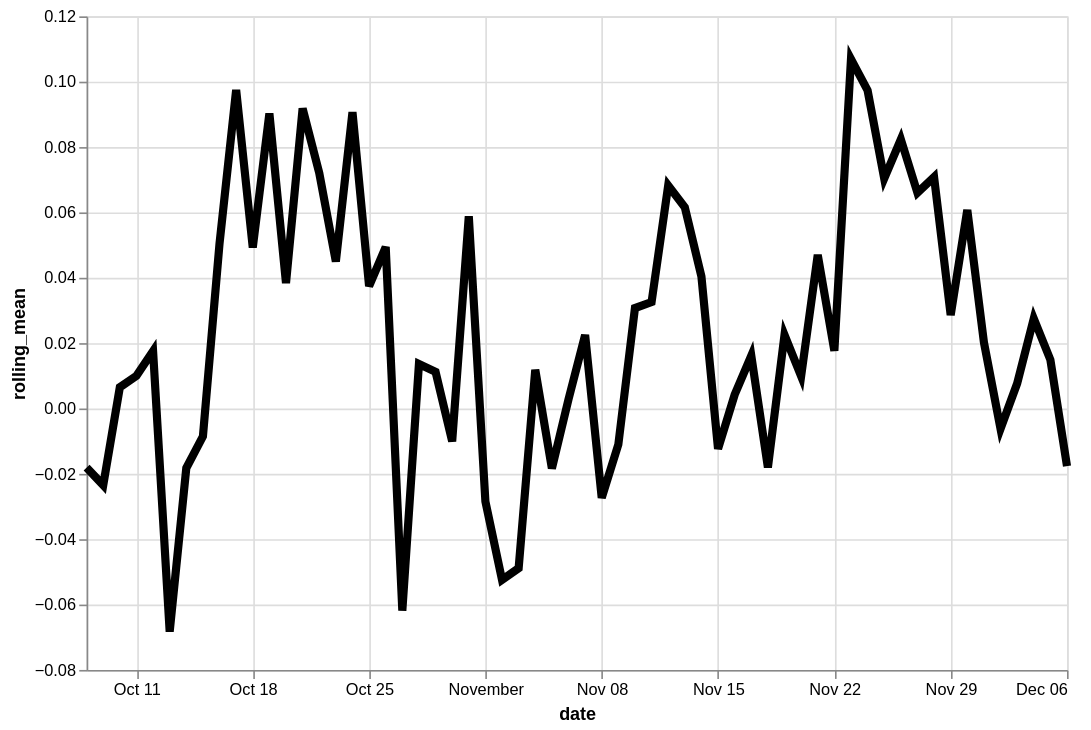

Vega-Lite specification stored for this chart:
### Vega-Lite specification from a JSON file in a GitHub repository (floating-point values rounded to 4 significant figures)
{"config": {"view": {"continuousWidth": 400, "continuousHeight": 300}}, "data": {"name": "data-b7134810dff11f410d34291851f98d02"}, "mark": {"type": "line", "color": "black", "size": 5}, "encoding": {"x": {"type": "temporal", "field": "date"}, "y": {"type": "quantitative", "field": "rolling_mean"}}, "height": 400, "transform": [{"window": [{"op": "mean", "field": "residual", "as": "rolling_mean"}], "frame": [-4, 3]}], "width": 600, "$schema": "https://vega.github.io/schema/vega-lite/v4.8.1.json", "datasets": {"data-b7134810dff11f410d34291851f98d02": [{"date": "2020-10-08", "residual": 0.1784}, {"date": "2020-10-09", "residual": -0.09918}, {"date": "2020-10-10", "residual": 0.0111}, {"date": "2020-10-11", "residual": -0.1627}, {"date": "2020-10-12", "residual": -0.04487}, {"date": "2020-10-13", "residual": 0.1563}, {"date": "2020-10-14", "residual": 0.03087}, {"date": "2020-10-15", "residual": 0.07073}, {"date": "2020-10-16", "residual": -0.5085}, {"date": "2020-10-17", "residual": 0.3014}, {"date": "2020-10-18", "residual": 0.08887}, {"date": "2020-10-19", "residual": 0.3096}, {"date": "2020-10-20", "residual": 0.3306}, {"date": "2020-10-21", "residual": -0.2296}, {"date": "2020-10-22", "residual": 0.3592}, {"date": "2020-10-23", "residual": -0.3444}, {"date": "2020-10-24", "residual": -0.08097}, {"date": "2020-10-25", "residual": 0.1434}, {"date": "2020-10-26", "residual": -0.1279}, {"date": "2020-10-27", "residual": 0.6751}, {"date": "2020-10-28", "residual": -0.09517}, {"date": "2020-10-29", "residual": -0.1341}, {"date": "2020-10-30", "residual": -0.531}, {"date": "2020-10-31", "residual": 0.2595}, {"date": "2020-11-01", "residual": -0.1004}, {"date": "2020-11-02", "residual": -0.0266}, {"date": "2020-11-03", "residual": 0.423}, {"date": "2020-11-04", "residual": -0.02307}, {"date": "2020-11-05", "residual": -0.287}, {"date": "2020-11-06", "residual": -0.1054}, {"date": "2020-11-07", "residual": -0.04518}, {"date": "2020-11-08", "residual": 0.01797}, {"date": "2020-11-09", "residual": 0.0686}, {"date": "2020-11-10", "residual": 0.1312}, {"date": "2020-11-11", "residual": 0.0243}, {"date": "2020-11-12", "residual": 0.1077}, {"date": "2020-11-13", "residual": 0.04665}, {"date": "2020-11-14", "residual": -0.09052}, {"date": "2020-11-15", "residual": 0.2403}, {"date": "2020-11-16", "residual": -0.0358}, {"date": "2020-11-17", "residual": -0.1006}, {"date": "2020-11-18", "residual": -0.2907}, {"date": "2020-11-19", "residual": 0.1568}, {"date": "2020-11-20", "residual": 0.2035}, {"date": "2020-11-21", "residual": -0.2273}, {"date": "2020-11-22", "residual": 0.2341}, {"date": "2020-11-23", "residual": 0.1392}, {"date": "2020-11-24", "residual": 0.2612}, {"date": "2020-11-25", "residual": -0.3357}, {"date": "2020-11-26", "residual": 0.4236}, {"date": "2020-11-27", "residual": 0.08007}, {"date": "2020-11-28", "residual": -0.01218}, {"date": "2020-11-29", "residual": -0.1316}, {"date": "2020-11-30", "residual": 0.1033}, {"date": "2020-12-01", "residual": 0.1777}, {"date": "2020-12-02", "residual": -0.07651}, {"date": "2020-12-03", "residual": -0.07815}, {"date": "2020-12-04", "residual": 0.09959}, {"date": "2020-12-05", "residual": -0.1317}, {"date": "2020-12-06", "residual": 0.09855}]}}
